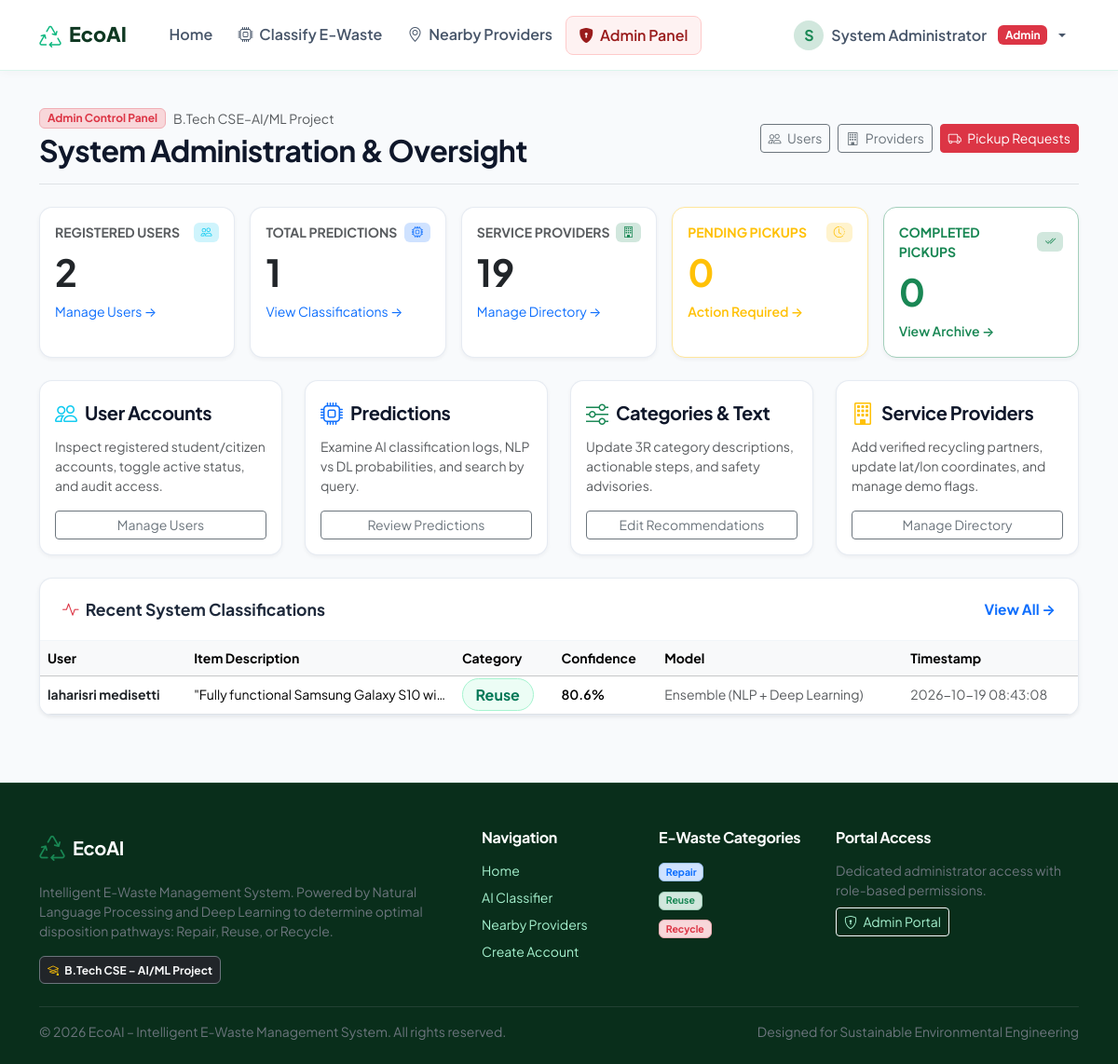
The page /admin/dashboard (signed in) on the database its author committed.
### tables this page shows
CREATE TABLE predictions (
    id INTEGER PRIMARY KEY AUTOINCREMENT,
    user_id INTEGER NOT NULL,
    input_text TEXT NOT NULL,
    predicted_category_id INTEGER NOT NULL,
    confidence_score REAL DEFAULT 0.0,
    model_used TEXT DEFAULT 'NLP + Deep Learning Ensemble',
    nlp_prediction TEXT,
    dl_prediction TEXT,
    created_at TIMESTAMP DEFAULT CURRENT_TIMESTAMP,
    FOREIGN KEY (user_id) REFERENCES users (id) ON DELETE CASCADE,
    FOREIGN KEY (predicted_category_id) REFERENCES categories (id) ON DELETE RESTRICT
);

CREATE TABLE users (
    id INTEGER PRIMARY KEY AUTOINCREMENT,
    name TEXT NOT NULL,
    email TEXT NOT NULL UNIQUE,
    username TEXT NOT NULL UNIQUE,
    password_hash TEXT NOT NULL,
    role TEXT NOT NULL DEFAULT 'user', -- 'user' or 'admin'
    is_active INTEGER NOT NULL DEFAULT 1, -- 1 for active, 0 for deactivated
    created_at TIMESTAMP DEFAULT CURRENT_TIMESTAMP
);

CREATE TABLE categories (
    id INTEGER PRIMARY KEY AUTOINCREMENT,
    category_name TEXT NOT NULL UNIQUE, -- 'Repair', 'Reuse', 'Recycle'
    description TEXT NOT NULL,
    badge_color TEXT NOT NULL DEFAULT 'success',
    icon TEXT NOT NULL DEFAULT 'bi-cpu'
);

### app.py (the view)
    @app.route('/admin/dashboard')
    @admin_required
    def admin_dashboard():
        stats = {
            'total_users': query_db("SELECT COUNT(*) FROM users", one=True)['COUNT(*)'],
            'total_predictions': query_db("SELECT COUNT(*) FROM predictions", one=True)['COUNT(*)'],
            'total_providers': query_db("SELECT COUNT(*) FROM service_providers", one=True)['COUNT(*)'],
            'pending_pickups': query_db("SELECT COUNT(*) FROM pickup_requests WHERE status = 'Pending'", one=True)['COUNT(*)'],
            'completed_pickups': query_db("SELECT COUNT(*) FROM pickup_requests WHERE status = 'Completed'", one=True)['COUNT(*)']
        }
        recent_predictions = query_db("""
            SELECT p.id, p.input_text, p.confidence_score, p.model_used, p.created_at,
                   u.name as user_name, c.category_name, c.badge_color
            FROM predictions p
            JOIN users u ON p.user_id = u.id
            JOIN categories c ON p.predicted_category_id = c.id
            ORDER BY p.created_at DESC
            LIMIT 6
        """)
        return render_template('admin_dashboard.html', stats=stats, recent_predictions=recent_predictions)

### database/db.py (called while the page is built)
def get_db_path():
    if current_app:
        return current_app.config.get('DATABASE', Config.DATABASE)
    return Config.DATABASE

def get_db(db_path=None):
    target_path = db_path or get_db_path()
    os.makedirs(os.path.dirname(os.path.abspath(target_path)), exist_ok=True)
    if current_app:
        if 'db' not in g or g.get('db_path') != target_path:
            g.db = sqlite3.connect(target_path, detect_types=sqlite3.PARSE_DECLTYPES)
            g.db.row_factory = sqlite3.Row
            g.db.execute("PRAGMA foreign_keys = ON;")
            g.db_path = target_path
        return g.db
    else:
        conn = sqlite3.connect(target_path, detect_types=sqlite3.PARSE_DECLTYPES)
        conn.row_factory = sqlite3.Row
        conn.execute("PRAGMA foreign_keys = ON;")
        return conn

def query_db(query, args=(), one=False, db_path=None):
    conn = get_db(db_path)
    cur = conn.cursor()
    cur.execute(query, args)
    rv = cur.fetchall()
    cur.close()
    if not current_app and db_path:
        conn.close()
    if rv:
        return (dict(rv[0])) if one else [dict(row) for row in rv]
    return None if one else []

### templates/admin_dashboard.html (shortened to what this page needs)
{% extends "base.html" %}
{% block content %}
<div class="container py-4">
    <div class="d-flex flex-column flex-md-row justify-content-between align-items-md-center gap-3 mb-4 pb-3 border-bottom">
        <div>
            <div class="d-flex align-items-center gap-2">
                <span class="badge bg-danger-subtle text-danger border border-danger-subtle px-2 py-1 small">Admin Control Panel</span>
                <span class="text-muted small">B.Tech CSE–AI/ML Project</span>
            </div>
            <h2 class="fw-bold mb-0 mt-1">System Administration & Oversight</h2>
        </div>
        <div class="d-flex gap-2">
            <a href="{{ url_for('admin_users') }}" class="btn btn-outline-secondary btn-sm">
                <i class="bi bi-people me-1"></i> Users
            </a>
            <a href="{{ url_for('admin_providers') }}" class="btn btn-outline-secondary btn-sm">
                <i class="bi bi-building me-1"></i> Providers
            </a>
            <a href="{{ url_for('admin_pickups') }}" class="btn btn-danger btn-sm">
                <i class="bi bi-truck me-1"></i> Pickup Requests
            </a>
        </div>
    </div>
    <div class="row g-3 mb-4">
        <div class="col-sm-6 col-lg">
            <div class="eco-card p-3 h-100">
                <div class="d-flex justify-content-between align-items-center mb-2">
                    <span class="small fw-bold text-muted text-uppercase">Registered Users</span>
                    <span class="badge bg-info-subtle text-info"><i class="bi bi-people"></i></span>
                </div>
                <div class="display-6 fw-bold text-dark">{{ stats.total_users }}</div>
                <a href="{{ url_for('admin_users') }}" class="small text-decoration-none mt-2 d-inline-block">Manage Users &rarr;</a>
            </div>
        </div>
        <div class="col-sm-6 col-lg">
            <div class="eco-card p-3 h-100">
                <div class="d-flex justify-content-between align-items-center mb-2">
                    <span class="small fw-bold text-muted text-uppercase">Total Predictions</span>
                    <span class="badge bg-primary-subtle text-primary"><i class="bi bi-cpu"></i></span>
                </div>
                <div class="display-6 fw-bold text-dark">{{ stats.total_predictions }}</div>
                <a href="{{ url_for('admin_predictions') }}" class="small text-decoration-none mt-2 d-inline-block">View Classifications &rarr;</a>
            </div>
        </div>
        <div class="col-sm-6 col-lg">
            <div class="eco-card p-3 h-100">
                <div class="d-flex justify-content-between align-items-center mb-2">
                    <span class="small fw-bold text-muted text-uppercase">Service Providers</span>
                    <span class="badge bg-success-subtle text-success"><i class="bi bi-building"></i></span>
                </div>
                <div class="display-6 fw-bold text-dark">{{ stats.total_providers }}</div>
                <a href="{{ url_for('admin_providers') }}" class="small text-decoration-none mt-2 d-inline-block">Manage Directory &rarr;</a>
            </div>
        </div>
        <div class="col-sm-6 col-lg">
            <div class="eco-card p-3 h-100 border-warning-subtle">
                <div class="d-flex justify-content-between align-items-center mb-2">
                    <span class="small fw-bold text-warning text-uppercase">Pending Pickups</span>
                    <span class="badge bg-warning-subtle text-warning"><i class="bi bi-clock-history"></i></span>
                </div>
                <div class="display-6 fw-bold text-warning">{{ stats.pending_pickups }}</div>
                <a href="{{ url_for('admin_pickups', status='Pending') }}" class="small text-decoration-none mt-2 d-inline-block text-warning fw-semibold">Action Required &rarr;</a>
            </div>
        </div>
        <div class="col-sm-6 col-lg">
            <div class="eco-card p-3 h-100 border-success-subtle">
                <div class="d-flex justify-content-between align-items-center mb-2">
                    <span class="small fw-bold text-success text-uppercase">Completed Pickups</span>
                    <span class="badge bg-success-subtle text-success"><i class="bi bi-check2-all"></i></span>
                </div>
                <div class="display-6 fw-bold text-success">{{ stats.completed_pickups }}</div>
                <a href="{{ url_for('admin_pickups', status='Completed') }}" class="small text-decoration-none mt-2 d-inline-block text-success fw-semibold">View Archive &rarr;</a>
            </div>
        </div>
    </div>
    <div class="row g-4 mb-4">
        <div class="col-md-6 col-lg-3">
            <div class="eco-card p-3 h-100 d-flex flex-column justify-content-between">
                <div>
                    <div class="d-flex align-items-center gap-2 mb-2">
                        <i class="bi bi-people text-info fs-4"></i>
                        <h5 class="fw-bold mb-0">User Accounts</h5>
                    </div>
                    <p class="text-muted small">Inspect registered student/citizen accounts, toggle active status, and audit access.</p>
                </div>
                <a href="{{ url_for('admin_users') }}" class="btn btn-sm btn-outline-secondary w-100">Manage Users</a>
            </div>
        </div>
        <div class="col-md-6 col-lg-3">
            <div class="eco-card p-3 h-100 d-flex flex-column justify-content-between">
                <div>
                    <div class="d-flex align-items-center gap-2 mb-2">
                        <i class="bi bi-cpu text-primary fs-4"></i>
                        <h5 class="fw-bold mb-0">Predictions</h5>
                    </div>
                    <p class="text-muted small">Examine AI classification logs, NLP vs DL probabilities, and search by query.</p>
                </div>
                <a href="{{ url_for('admin_predictions') }}" class="btn btn-sm btn-outline-secondary w-100">Review Predictions</a>
            </div>
        </div>
        <div class="col-md-6 col-lg-3">
            <div class="eco-card p-3 h-100 d-flex flex-column justify-content-between">
                <div>
                    <div class="d-flex align-items-center gap-2 mb-2">
                        <i class="bi bi-sliders text-success fs-4"></i>
                        <h5 class="fw-bold mb-0">Categories & Text</h5>
                    </div>
                    <p class="text-muted small">Update 3R category descriptions, actionable steps, and safety advisories.</p>
                </div>
                <a href="{{ url_for('admin_categories') }}" class="btn btn-sm btn-outline-secondary w-100">Edit Recommendations</a>
            </div>
        </div>
        <div class="col-md-6 col-lg-3">
            <div class="eco-card p-3 h-100 d-flex flex-column justify-content-between">
                <div>
                    <div class="d-flex align-items-center gap-2 mb-2">
                        <i class="bi bi-building text-warning fs-4"></i>
                        <h5 class="fw-bold mb-0">Service Providers</h5>
                    </div>
                    <p class="text-muted small">Add verified recycling partners, update lat/lon coordinates, and manage demo flags.</p>
                </div>
                <a href="{{ url_for('admin_providers') }}" class="btn btn-sm btn-outline-secondary w-100">Manage Directory</a>
            </div>
        </div>
    </div>
    <div class="eco-card shadow-sm">
        <div class="eco-card-header d-flex justify-content-between align-items-center">
            <span><i class="bi bi-activity text-danger me-1"></i> Recent System Classifications</span>
            <a href="{{ url_for('admin_predictions') }}" class="small text-decoration-none">View All &rarr;</a>
        </div>
        <div class="eco-card-body p-0">
            {% if recent_predictions %}
            <div class="table-responsive">
                <table class="table table-hover align-middle mb-0">
                    <thead class="table-light small">
                        <tr>
                            <th>User</th>
                            <th>Item Description</th>
                            <th>Category</th>
                            <th>Confidence</th>
                            <th>Model</th>
                            <th>Timestamp</th>
                        </tr>
                    </thead>
                    <tbody>
                        {% for p in recent_predictions %}
                        <tr>
                            <td class="small fw-bold text-dark">{{ p.user_name }}</td>
                            <td class="small text-truncate" style="max-width: 250px;" title="{{ p.input_text }}">
                                "{{ p.input_text }}"
                            </td>
                            <td>
                                <span class="badge-cat-{{ p.category_name|lower }}">
                                    {{ p.category_name }}
                                </span>
                            </td>
                            <td class="small fw-semibold">{{ (p.confidence_score * 100)|round(1) }}%</td>
                            <td class="small text-muted">{{ p.model_used }}</td>
                            <td class="small text-muted">{{ p.created_at }}</td>
                        </tr>
                        {% endfor %}
                    </tbody>
                </table>
            </div>
            {% else %}
            <div class="p-4 text-center text-muted">No classifications recorded yet.</div>
            {% endif %}
        </div>
    </div>
</div>
{% endblock %}

### static/css/style.css (style rules this page uses)
:root { --eco-forest-dark: #0f3822; --eco-forest: #165b37; --eco-emerald: #10b981; --eco-emerald-dark: #059669; --eco-sage-light: #ecfdf5; --eco-sage-border: #a7f3d0; --eco-slate: #0f172a; --eco-muted: #64748b; --eco-bg: #f8fafc; --eco-card-bg: #ffffff; --eco-shadow-sm: 0 2px 4px rgba(15, 23, 42, 0.05); --eco-shadow-md: 0 4px 14px rgba(22, 91, 55, 0.08); --eco-shadow-lg: 0 10px 25px rgba(22, 91, 55, 0.12); --eco-radius: 14px; }
body { font-family: 'Plus Jakarta Sans', -apple-system, BlinkMacSystemFont, 'Segoe UI', Roboto, Helvetica, Arial, sans-serif; background-color: var(--eco-bg); color: #1e293b; min-height: 100vh; display: flex; flex-direction: column; }
h1, h2, h3, h4, h5, h6 { font-weight: 700; color: var(--eco-slate); letter-spacing: -0.02em; }
a { text-decoration: none; transition: all 0.2s ease-in-out; }
.eco-card { background: var(--eco-card-bg); border: 1px solid rgba(226, 232, 240, 0.85); border-radius: var(--eco-radius); box-shadow: var(--eco-shadow-sm); transition: transform 0.25s ease, box-shadow 0.25s ease; overflow: hidden; }
.eco-card-header { padding: 1.25rem 1.5rem; background: transparent; border-bottom: 1px solid #f1f5f9; font-weight: 700; font-size: 1.1rem; }
.eco-card-body { padding: 1.5rem; }
.badge-cat-reuse { background-color: #ecfdf5; color: #047857; border: 1px solid #a7f3d0; font-weight: 700; padding: 0.35rem 0.85rem; border-radius: 50px; }

### rows shown on the page
predictions: user_name "laharisri medisetti", input_text "Fully functional Samsung Galaxy S10 wi…", category_name "Reuse", (p.confidence_score*100)|round(1) "80.6", model_used "Ensemble (NLP + Deep Learning)", created_at "2026-10-19 08:43:08"

### other values the page prints
{{ session.get('user_name', 'U')[0]|upper }} "S"
{{ session.get('user_name') }} "System Administrator"
{{ stats.total_users }} "2"
{{ stats.total_predictions }} "1"
{{ stats.total_providers }} "19"
{{ stats.pending_pickups }} "0"
{{ stats.completed_pickups }} "0"
